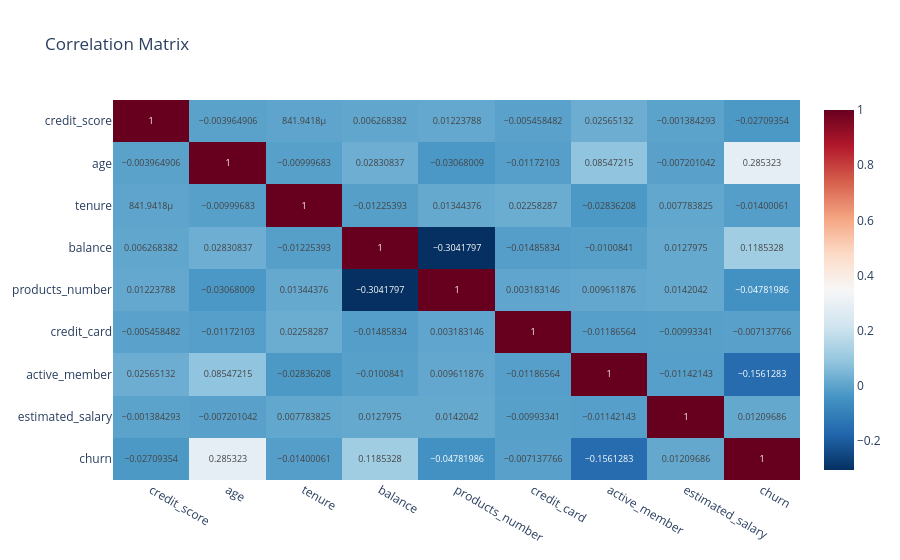

Write notebook code for a chart like this one.
### Code cell
fig = create_heatmap(data=correlation_matrix,title='Correlation Matrix')
fig.show()

### Figure 1 — Plotly figure (JSON) as saved in the notebook; plotly's stock layout.template omitted (floating-point values rounded to 4 significant figures)
{"data": [{"coloraxis": "coloraxis", "hovertemplate": "x: %{x}<br>y: %{y}<br>color: %{z}<extra></extra>", "name": "0", "texttemplate": "%{z}", "type": "heatmap", "x": ["credit_score", "age", "tenure", "balance", "products_number", "credit_card", "active_member", "estimated_salary", "churn"], "xaxis": "x", "y": ["credit_score", "age", "tenure", "balance", "products_number", "credit_card", "active_member", "estimated_salary", "churn"], "yaxis": "y", "z": [[1.0, -0.003965, 0.0008419, 0.006268, 0.01224, -0.005458, 0.02565, -0.001384, -0.02709], [-0.003965, 1.0, -0.009997, 0.02831, -0.03068, -0.01172, 0.08547, -0.007201, 0.2853], [0.0008419, -0.009997, 1.0, -0.01225, 0.01344, 0.02258, -0.02836, 0.007784, -0.014], [0.006268, 0.02831, -0.01225, 1.0, -0.3042, -0.01486, -0.01008, 0.0128, 0.1185], [0.01224, -0.03068, 0.01344, -0.3042, 1.0, 0.003183, 0.009612, 0.0142, -0.04782], [-0.005458, -0.01172, 0.02258, -0.01486, 0.003183, 1.0, -0.01187, -0.009933, -0.007138], [0.02565, 0.08547, -0.02836, -0.01008, 0.009612, -0.01187, 1.0, -0.01142, -0.1561], [-0.001384, -0.007201, 0.007784, 0.0128, 0.0142, -0.009933, -0.01142, 1.0, 0.0121], [-0.02709, 0.2853, -0.014, 0.1185, -0.04782, -0.007138, -0.1561, 0.0121, 1.0]]}], "layout": {"coloraxis": {"colorscale": [[0, "rgb(5,48,97)"], [0.1, "rgb(33,102,172)"], [0.2, "rgb(67,147,195)"], [0.3, "rgb(146,197,222)"], [0.4, "rgb(209,229,240)"], [0.5, "rgb(247,247,247)"], [0.6, "rgb(253,219,199)"], [0.7, "rgb(244,165,130)"], [0.8, "rgb(214,96,77)"], [0.9, "rgb(178,24,43)"], [1, "rgb(103,0,31)"]]}, "title": {"text": "Correlation Matrix"}, "xaxis": {"anchor": "y", "domain": [0, 1]}, "yaxis": {"anchor": "x", "autorange": "reversed", "domain": [0, 1]}}}
